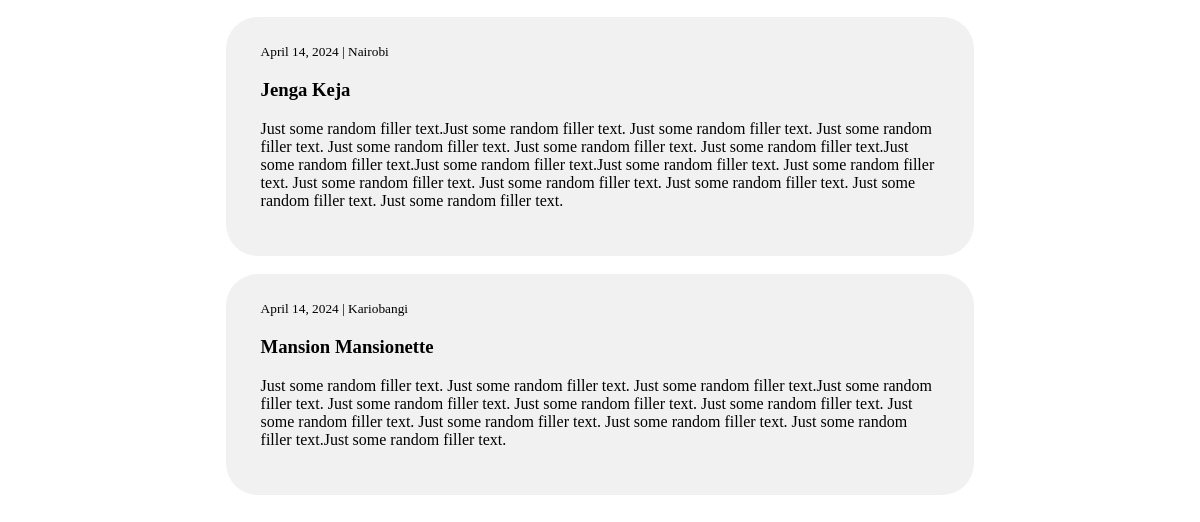
Page /projects/ (signed in, lower part) on the earlier database version.
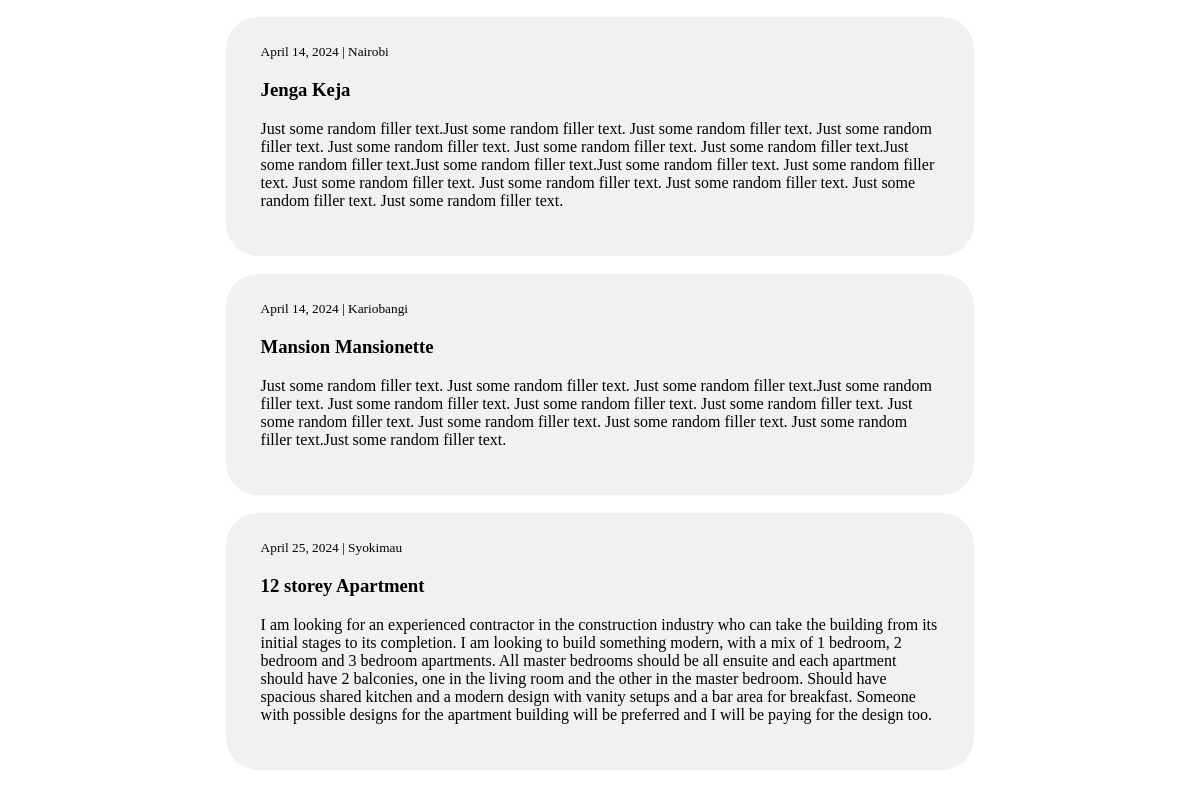
Same page on the later database version.
### base/models.py (models this page shows, shortened)
class Project(models.Model):
    STATUS_CHOICES = (
        ('Open', 'Open'),
        ('In Progress', 'In Progress'),
        ('Completed', 'Completed'),
    )
    user = models.ForeignKey(User, on_delete=models.CASCADE, null=True, blank=True)
    title = models.CharField(max_length=211)
    budget = models.DecimalField(max_digits=10, decimal_places=2, default=0)
    location = models.CharField(max_length=100, null=True, blank=True)
    description  = models.TextField(null=True, blank=True)
    status = models.CharField(choices=STATUS_CHOICES, default='Open', max_length=20)
    created_at = models.DateTimeField(default=timezone.now)
    updated_at = models.DateTimeField(auto_now=True)

### base/views.py (the view)
# urls.py: path('projects/', ListingsTemplate.as_view(), name='projects'),
class ListingsTemplate(ListView):
    model = Project
    context_object_name = 'projects'
    template_name = 'base/projects.html'

### base/templates/base/projects.html (shortened to what this page needs)
{% extends 'base/main.html' %} {% block content %} {% load static %}
<!DOCTYPE html>
<html lang="en">
  <head>
    <link rel="stylesheet" href="{% static 'css/projects.css' %}" />
  </head>
  <body>
    <br />
    <div class="project-container">
      {% for project in projects %}
      <div class="project1">
        <a href="{% url 'project_detail' project.pk %}">
          <div class="projectDetails">
            {% if project.image %}
            <img src="{{ project.image.url }}" alt="Project Image" />
            <div class="project-description">
              <small
                >{{ project.created_at.date }} | {{ project.location }}</small
              >
              <h3>{{ project.title }}</h3>
              <p>{{ project.description }}</p>
            </div>
            {% else %}
            <div class="project-description">
              <small
                >{{ project.created_at.date }} | {{ project.location }}</small
              >
              <h3>{{ project.title }}</h3>
              <p>{{ project.description }}</p>
            </div>
            {% endif %}
          </div>
        </a>
      </div>
      {% endfor %}
    </div>
    {% endblock content %}

Differences in the rows shown:
added Project: created_at "April 25, 2024", location "Syokimau", title "12 storey Apartment", description "I am looking for an experienced contractor in the construction industry who can take the building from its initial stages to its completion. I am looking to build something modern, with a mix of 1 bedroom, 2 bedroom and 3 bedroom apartments. All master bedrooms should be all ensuite and each apartment should have 2 balconies, one in the living room and the other in the master bedroom. Should have spacious shared kitchen and a modern design with vanity setups and a bar area for breakfast. Someone with possible designs for the apartment building will be preferred and I will be paying for the design too."
